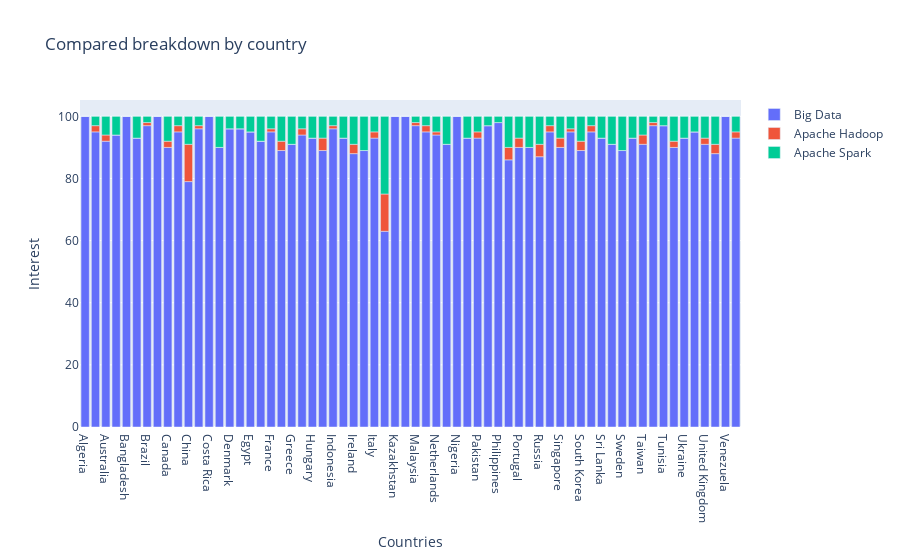

The notebook cell saved with this chart:
### Markdown cell above
# Countries interesting the "Big data", "Apache Hadoop" and "Apache Spark"

### Code cell
barplot_interest_by_region(kw_list, None, True);

### Figure 1 — Plotly figure (JSON) as saved in the notebook; plotly's stock layout.template omitted (floating-point values rounded to 4 significant figures)
{"data": [{"name": "Big Data", "type": "bar", "x": ["Algeria", "Argentina", "Australia", "Austria", "Bangladesh", "Belgium", "Brazil", "Bulgaria", "Canada", "Chile", "China", "Colombia", "Costa Rica", "Czechia", "Denmark", "Ecuador", "Egypt", "Finland", "France", "Germany", "Greece", "Hong Kong", "Hungary", "India", "Indonesia", "Iran", "Ireland", "Israel", "Italy", "Japan", "Kazakhstan", "Kenya", "Malaysia", "Mexico", "Netherlands", "New Zealand", "Nigeria", "Norway", "Pakistan", "Peru", "Philippines", "Poland", "Portugal", "Romania", "Russia", "Saudi Arabia", "Singapore", "South Africa", "South Korea", "Spain", "Sri Lanka", "St. Helena", "Sweden", "Switzerland", "Taiwan", "Thailand", "Tunisia", "Turkey", "Ukraine", "United Arab Emirates", "United Kingdom", "United States", "Venezuela", "Vietnam"], "y": [100, 95, 92, 94, 100, 93, 97, 100, 90, 95, 79, 96, 100, 90, 96, 96, 95, 92, 95, 89, 91, 94, 93, 89, 96, 93, 88, 89, 93, 63, 100, 100, 97, 95, 94, 91, 100, 93, 93, 97, 98, 86, 90, 90, 87, 95, 90, 95, 89, 95, 93, 91, 89, 93, 91, 97, 97, 90, 93, 95, 91, 88, 100, 93]}, {"name": "Apache Hadoop", "type": "bar", "x": ["Algeria", "Argentina", "Australia", "Austria", "Bangladesh", "Belgium", "Brazil", "Bulgaria", "Canada", "Chile", "China", "Colombia", "Costa Rica", "Czechia", "Denmark", "Ecuador", "Egypt", "Finland", "France", "Germany", "Greece", "Hong Kong", "Hungary", "India", "Indonesia", "Iran", "Ireland", "Israel", "Italy", "Japan", "Kazakhstan", "Kenya", "Malaysia", "Mexico", "Netherlands", "New Zealand", "Nigeria", "Norway", "Pakistan", "Peru", "Philippines", "Poland", "Portugal", "Romania", "Russia", "Saudi Arabia", "Singapore", "South Africa", "South Korea", "Spain", "Sri Lanka", "St. Helena", "Sweden", "Switzerland", "Taiwan", "Thailand", "Tunisia", "Turkey", "Ukraine", "United Arab Emirates", "United Kingdom", "United States", "Venezuela", "Vietnam"], "y": [0, 2, 2, 0, 0, 0, 1, 0, 2, 2, 12, 1, 0, 0, 0, 0, 0, 0, 1, 3, 0, 2, 0, 4, 1, 0, 3, 0, 2, 12, 0, 0, 1, 2, 1, 0, 0, 0, 2, 0, 0, 4, 3, 0, 4, 2, 3, 1, 3, 2, 0, 0, 0, 0, 3, 1, 0, 2, 0, 0, 2, 3, 0, 2]}, {"name": "Apache Spark", "type": "bar", "x": ["Algeria", "Argentina", "Australia", "Austria", "Bangladesh", "Belgium", "Brazil", "Bulgaria", "Canada", "Chile", "China", "Colombia", "Costa Rica", "Czechia", "Denmark", "Ecuador", "Egypt", "Finland", "France", "Germany", "Greece", "Hong Kong", "Hungary", "India", "Indonesia", "Iran", "Ireland", "Israel", "Italy", "Japan", "Kazakhstan", "Kenya", "Malaysia", "Mexico", "Netherlands", "New Zealand", "Nigeria", "Norway", "Pakistan", "Peru", "Philippines", "Poland", "Portugal", "Romania", "Russia", "Saudi Arabia", "Singapore", "South Africa", "South Korea", "Spain", "Sri Lanka", "St. Helena", "Sweden", "Switzerland", "Taiwan", "Thailand", "Tunisia", "Turkey", "Ukraine", "United Arab Emirates", "United Kingdom", "United States", "Venezuela", "Vietnam"], "y": [0, 3, 6, 6, 0, 7, 2, 0, 8, 3, 9, 3, 0, 10, 4, 4, 5, 8, 4, 8, 9, 4, 7, 7, 3, 7, 9, 11, 5, 25, 0, 0, 2, 3, 5, 9, 0, 7, 5, 3, 2, 10, 7, 10, 9, 3, 7, 4, 8, 3, 7, 9, 11, 7, 6, 2, 3, 8, 7, 5, 7, 9, 0, 5]}], "layout": {"barmode": "relative", "title": {"text": "Compared breakdown by country"}, "xaxis": {"title": {"text": "Countries"}}, "yaxis": {"title": {"text": "Interest"}}}}
